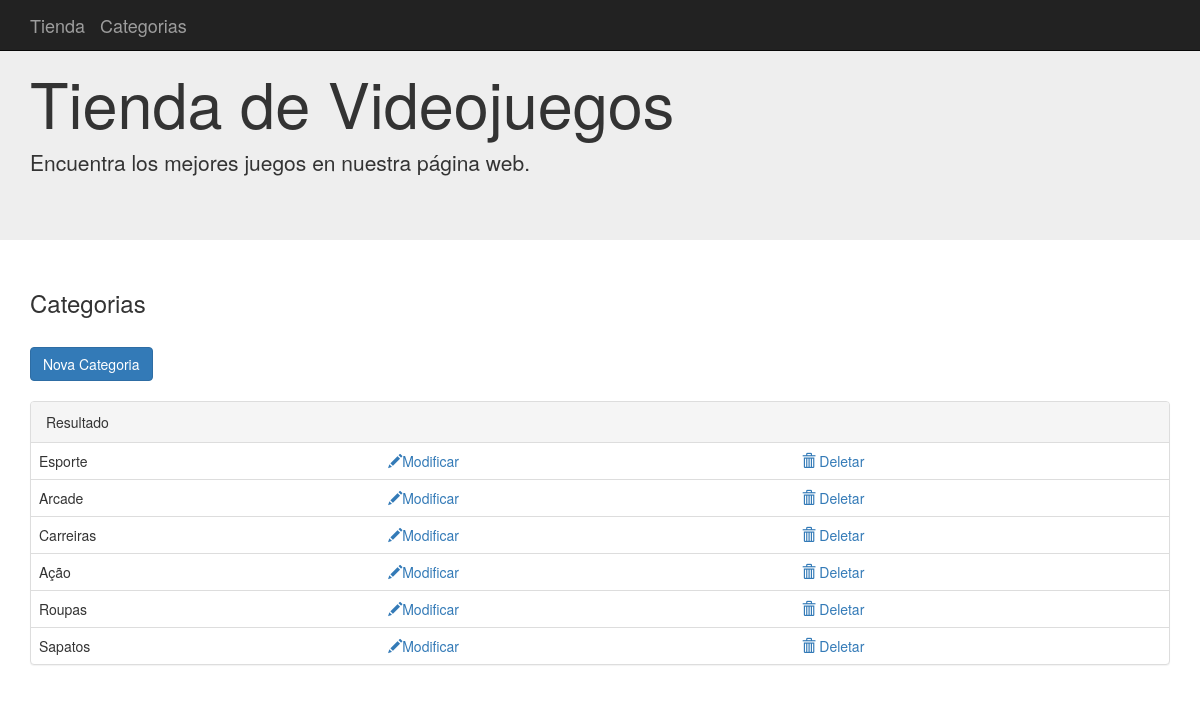
Before: /categorias with the older database file.
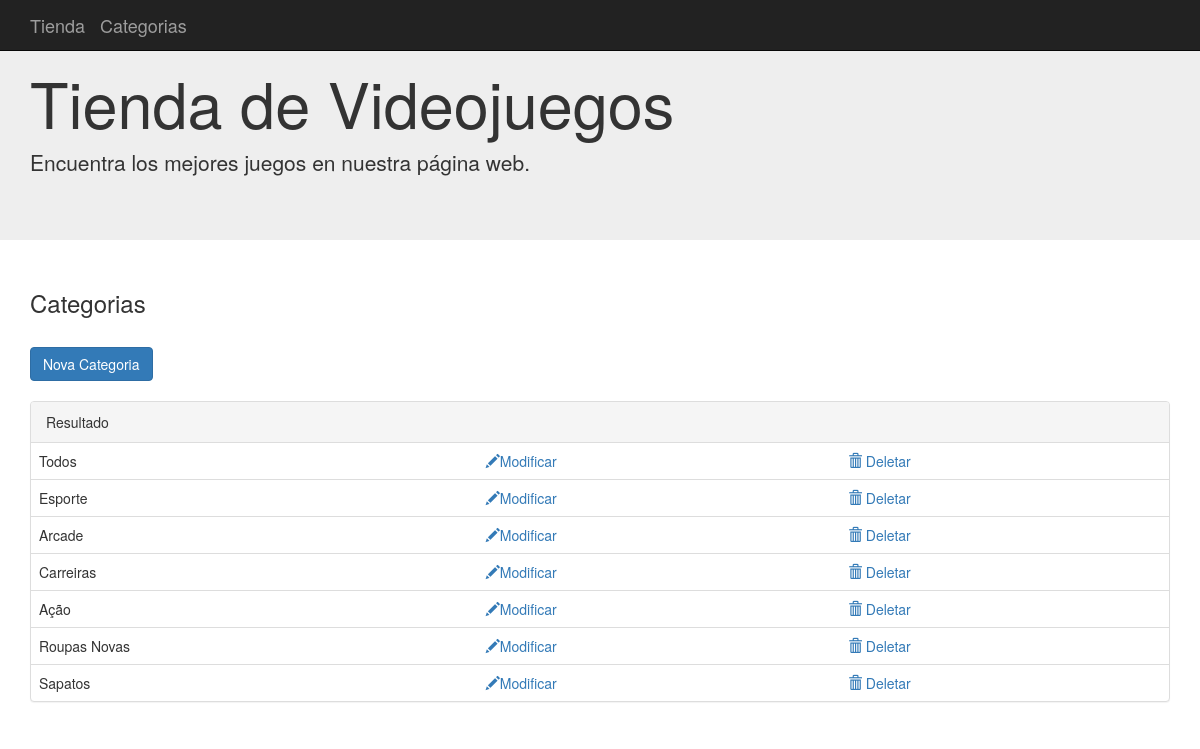
After: the same page with the newer database file.
### aplicacao/model.py (models this page shows, shortened)
class Categorias(db.Model):
    __tablename__ = 'categorias'
    id = Column(Integer, primary_key=True)
    nome = Column(String(100))
    artigos = relationship("Artigos", backref="Categorias", lazy='dynamic')

### aplicacao/app.py (the view)
@app.route('/categorias')
def categorias():
    categorias = Categorias.query.all()
    return render_template('categorias.html', categorias=categorias)

### aplicacao/templates/categorias.html (shortened to what this page needs)
{% extends "base.html" %}
{% block conteudo %}
    <h3>Categorias</h3>
    <br>
    <a class="btn btn-primary" href="{{url_for('categorias_new')}}" role="button">Nova Categoria</a>
    <br><br>
    <div class="panel panel-default">
        <div class="panel-heading">Resultado</div>
        <table class="table table-hover">
            {% for cat in categorias %}
            <tr>
              <td>{{cat.nome}}</td>
                <td><a href="{{url_for('categorias_edit', id=cat.id)}}"><span class="glyphicon glyphicon-pencil"></span>Modificar</a></td>
                <td><a href="{{url_for('categorias_delete',id=cat.id)}}"><span class="glyphicon glyphicon-trash"></span> Deletar</a></td>
            </tr>
            {% endfor %}
      </table>
    </div>
{% endblock %}

Changed rows visible on the page:
added Categorias: nome "Todos"
changed Categorias: nome "Roupas" → "Roupas Novas"
